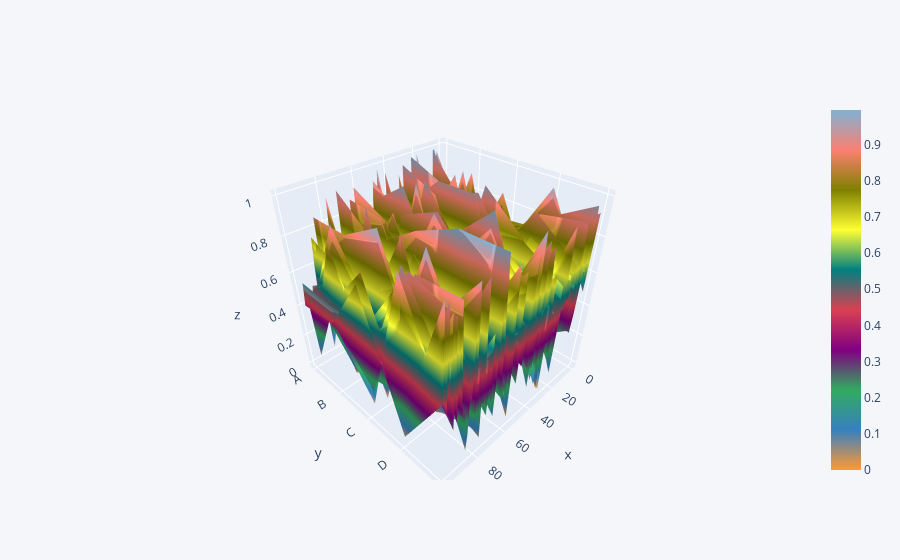

Notebook source saved alongside this figure:
### Code cell
main(cat)

### Figure 1 — Plotly figure (JSON) as saved in the notebook; plotly's stock layout.template omitted (floating-point values rounded to 4 significant figures; data arrays with more than 128 entries replaced by an {"elided": "..."} marker saying what was removed)
{"data": [{"colorscale": [[0, "rgb(255, 153, 51)"], [0.1111, "rgb(55, 128, 191)"], [0.2222, "rgb(50, 171, 96)"], [0.3333, "rgb(128, 0, 128)"], [0.4444, "rgb(219, 64, 82)"], [0.5556, "rgb(0, 128, 128)"], [0.6667, "rgb(255, 255, 51)"], [0.7778, "rgb(128, 128, 0)"], [0.8889, "rgb(251, 128, 114)"], [1, "rgb(128, 177, 211)"]], "type": "surface", "x": [0, 1, 2, 3, 4, 5, 6, 7, 8, 9, 10, 11, 12, 13, 14, 15, 16, 17, 18, 19, 20, 21, 22, 23, 24, 25, 26, 27, 28, 29, 30, 31, 32, 33, 34, 35, 36, 37, 38, 39, 40, 41, 42, 43, 44, 45, 46, 47, 48, 49, 50, 51, 52, 53, 54, 55, 56, 57, 58, 59, 60, 61, 62, 63, 64, 65, 66, 67, 68, 69, 70, 71, 72, 73, 74, 75, 76, 77, 78, 79, 80, 81, 82, 83, 84, 85, 86, 87, 88, 89, 90, 91, 92, 93, 94, 95, 96, 97, 98, 99], "y": ["A", "B", "C", "D", "E"], "z": {"elided": "5x100 float values"}}], "layout": {"autosize": true, "legend": {"bgcolor": "#F5F6F9", "font": {"color": "#4D5663"}}, "paper_bgcolor": "#F5F6F9", "plot_bgcolor": "#F5F6F9", "scene": {"aspectmode": "auto", "aspectratio": {"x": 1, "y": 1, "z": 1}}, "title": {"font": {"color": "#4D5663"}}, "xaxis": {"gridcolor": "#E1E5ED", "showgrid": true, "tickfont": {"color": "#4D5663"}, "title": {"font": {"color": "#4D5663"}, "text": ""}, "zerolinecolor": "#E1E5ED"}, "yaxis": {"gridcolor": "#E1E5ED", "showgrid": true, "tickfont": {"color": "#4D5663"}, "title": {"font": {"color": "#4D5663"}, "text": ""}, "zerolinecolor": "#E1E5ED"}}}
